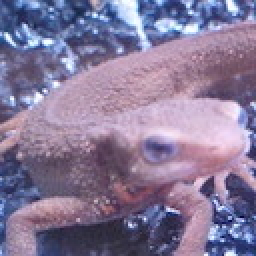
#> input picture gasyori100/imori.jpg, 128 x 128 px (shown 2 times larger)
$ jupyter execute Q34_HighPassFilter.ipynb
#> lines starting #> are read from the running program, lines starting #| are printed output that depends on the picture
Q34 ハイパスフィルタ

[cell 1]
import numpy as np
import matplotlib.pyplot as plt
import cv2

imori = cv2.imread("imori.jpg").astype(float)

def show_image(a):
    img_rgb = a[:,:,(2,1,0)]
    plt.imshow(img_rgb)
    plt.show()

def histgram(h_img):
    plt.hist(h_img.ravel(), bins=255, range=(0, 255), rwidth=0.7 )
    plt.show()

def show_gray(gray_img):
    plt.imshow(gray_img)
    plt.gray()
    plt.show()

def gray(gray_image):
    b = gray_image[:,:,0].copy()
    g = gray_image[:,:,1].copy()
    r = gray_image[:,:,2].copy()

    y = 0.2126*r + 0.7152*g + 0.0722*b
    y = y.astype(int)

    return y

# dftパラメータ
K = 128
L = 128

[cell 2]
def dft(image):
    img = image.copy()
    h,w = img.shape

    G = np.zeros((h,w),dtype=complex)

    x = np.tile(np.arange(w),(h,1))
    y = np.arange(h).repeat(w).reshape(h,-1)

    for k in range(K):
        for l in range(L):
            G[k,l] = np.sum(img*np.exp(-2j*np.pi*(l*x/w + k*y/h)))/w

    return G

def idft(G):
    h,w = G.shape
    out = np.zeros((h,w))

    k = np.tile(np.arange(w),(h,1))
    l = np.arange(h).repeat(w).reshape(h,-1)

    for x in range(w):
        for y in range(h):
            out[y,x] = np.abs( np.sum(G*np.exp(2j*np.pi*(k*x/w + l*y/h))) )/w

    out = np.clip(out,0,255)
    return out.astype(int)

def HighFilter(G,ratio=0.5):
    h,w = G.shape
    G_swap = np.zeros((h,w),dtype=complex)

    G_swap[:h//2,:w//2] = G[h//2:,w//2:]
    G_swap[:h//2,w//2:] = G[h//2:,:w//2]
    G_swap[h//2:,:w//2] = G[:h//2,w//2:]
    G_swap[h//2:,w//2:] = G[:h//2,:w//2]

    x = np.tile(np.arange(w),(h,1))
    y = np.arange(h).repeat(w).reshape(h,-1)

    del_x = x - w//2
    del_y = y - h//2
    distance = np.sqrt(del_x**2 + del_y**2)
    flt = np.zeros((h,w),dtype=float)
    flt[distance > ratio*(np.sqrt(2)*(h//2))] = 1

    G_swap = G_swap*flt

    G[h//2:,w//2:] = G_swap[:h//2,:w//2]
    G[h//2:,:w//2] = G_swap[:h//2,w//2:]
    G[:h//2,w//2:] = G_swap[h//2:,:w//2]
    G[:h//2,:w//2] = G_swap[h//2:,w//2:]

    return G

[cell 3]
gray_img = gray(imori)
#> in gray, `b = gray_image[:,:,0].copy()`:
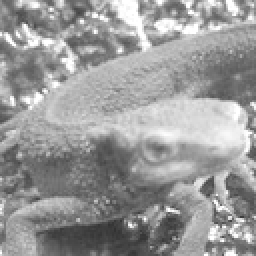
#> b: shape (128, 128) float64 (shown 2 times larger); min 50, max 255, mean 153.4
#> in gray, `g = gray_image[:,:,1].copy()`:
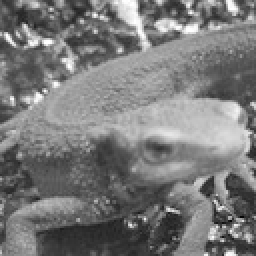
#> g: shape (128, 128) float64 (shown 2 times larger); min 3, max 255, mean 121.4
#> in gray, `r = gray_image[:,:,2].copy()`:
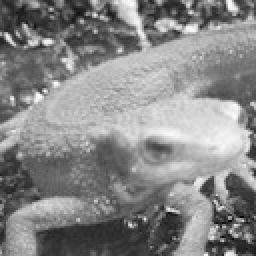
#> r: shape (128, 128) float64 (shown 2 times larger); min 0, max 255, mean 134.7
G = dft(gray_img)

[cell 4]
show_gray(gray_img)

[cell 5]
low_G = HighFilter(G,0.4)
new_img = idft(low_G)
#> after the loop in idft, `for x in range(w):`:
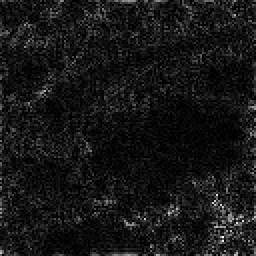
#> out: shape (128, 128) float64 (shown 2 times larger); min 1.07e-06, max 74.69, mean 6.7; drawn with min black and max white
